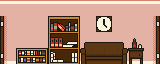

A level layout from a 2D game, rendered from its tile map. Below: a short description, then the map file with tile-grid data replaced by summaries:
An orthogonal 10x4 tile map with 16x16 px tiles, 1 tile layer (main) and 2 objects (2x item).

<map version="1.0" orientation="orthogonal" width="10" height="4" tilewidth="16" tileheight="16">
 <tileset firstgid="1" name="tiles" tilewidth="16" tileheight="16">
  <image source="../../../data/tiles.png" trans="000000" width="256" height="256" />
 </tileset>
 <layer name="main" width="10" height="4">
  <data>[40 cells, 40 non-empty, 25 distinct tile ids]</data>
 </layer>
 <objectgroup name="objects" width="10" height="4">
  <object type="item" x="16" y="32" width="16" height="16" />
  <object type="item" x="128" y="32" width="16" height="16" />
 </objectgroup>
</map>
